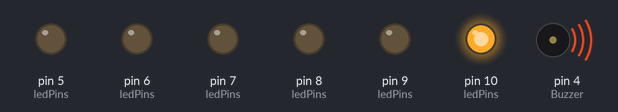
The sketch below on a simulated Arduino Uno, built with avr-gcc and run on an emulated ATmega328P. On the bench: output pins drawn as LEDs (lit = HIGH), buzzer (waves = sounding, pin HIGH).

Above: at 0.2 s.
At 1.2 s:
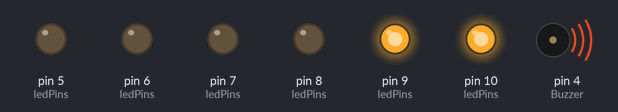
At 2.2 s:
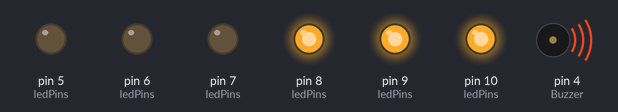
At 4.2 s:
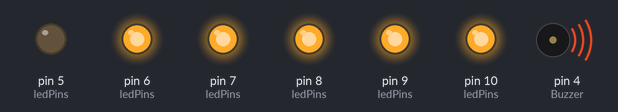
At 6.2 s:
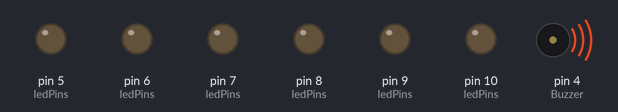
At 8.7 s:
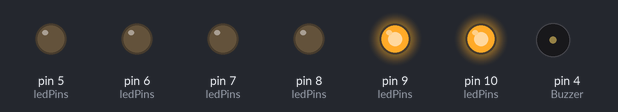
Timing chart, 0 to 9.1 s (numbered marks = the images above):
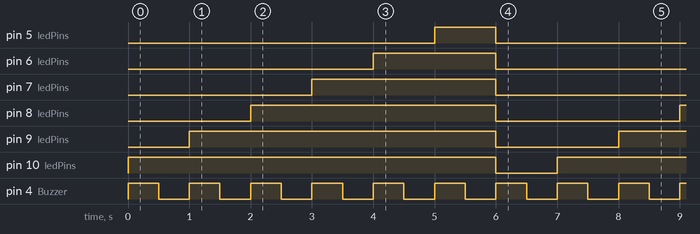

The sketch:

lab-w1-1-while.ino
```cpp
// Define LED Pinout
#define LED_1 10
#define LED_2 9
#define LED_3 8
#define LED_4 7
#define LED_5 6
#define LED_6 5

// Define Buzzer Pinout.
#define Buzzer 4

// Define Number of LED.
int NUMBER_LED = 6;

// Array for Registor into Function "PinMode".
int ledPins[] = { LED_1, LED_2, LED_3, LED_4, LED_5, LED_6};

void setup() {
  Serial.begin(9600);
  // for loop for registor pinMode.
  for (int i = 0; i < NUMBER_LED; i++) {
    pinMode(ledPins[i], OUTPUT);
  }
  // Register Buzzer Pinout
  pinMode(Buzzer, OUTPUT);
}

void loop() {
  int i = 0;

  // turn on LED by using while
  while (i < NUMBER_LED){
    if(i >= i){
      digitalWrite(ledPins[i], HIGH);
    }
    // buzzer working after do action
    digitalWrite(Buzzer, HIGH);
    delay(500);
    digitalWrite(Buzzer, LOW);
    delay(500);
    i++;
  }

  // reset i to 0
  i = 0;

  // turn off all LEDs after turn on all LEDs
  while (i < NUMBER_LED) {
    digitalWrite(ledPins[i], LOW);
    i++;
  }
  // turn off all LEDs
  digitalWrite(Buzzer, HIGH);
  delay(500);
  digitalWrite(Buzzer, LOW);
  delay(500);
}
```

Measured:
- by itself, pin 5 (ledPins): alternates HIGH for 1.0 s and LOW for 6.0 s
- by itself, pin 6 (ledPins): alternates HIGH for 2.0 s and LOW for 5.0 s
- by itself, pin 7 (ledPins): alternates HIGH for 3.0 s and LOW for 4.0 s
- by itself, pin 8 (ledPins): alternates HIGH for 4.0 s and LOW for 3.0 s
- by itself, pin 9 (ledPins): alternates HIGH for 5.0 s and LOW for 2.0 s
- by itself, pin 10 (ledPins): alternates HIGH for 6.0 s and LOW for 1.0 s
- by itself, pin 4 (Buzzer): alternates HIGH for 0.50 s and LOW for 0.50 s
